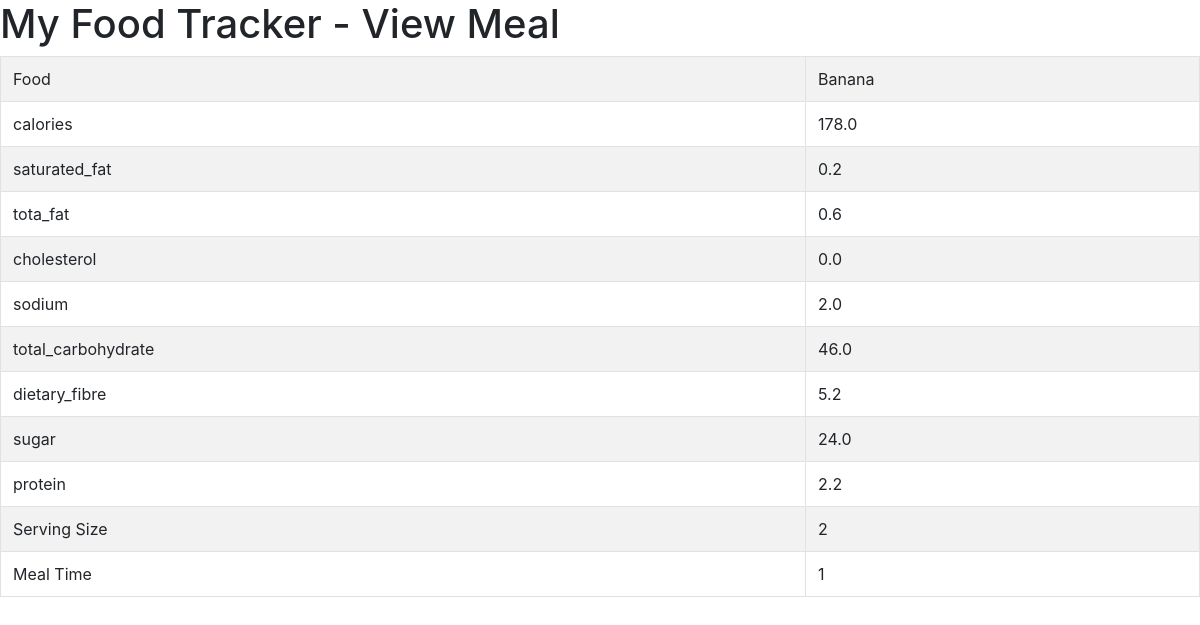
The page /view_meal/1 on the database its author committed.
### food/models.py (models this page shows, shortened)
class Meal(models.Model):
	BREAKFAST = 1
	MORNING_SNACK= 2
	LUNCH = 3
	AFTERNOON_SNACK = 4
	DINNER = 5
	EVENING_SNACK = 6
	MEAL_TIME_TYPES = (
		(BREAKFAST, "Breakfast"),
		(MORNING_SNACK, "Morning Snack"),
		(LUNCH, "Lunch"),
		(AFTERNOON_SNACK, "Afternoon Snack"),
		(DINNER, "Dinner"),
		(EVENING_SNACK, "Evening Snack")
     )
	food = models.ForeignKey(Food, verbose_name="Food",on_delete = models.CASCADE)
	serving_size = models.IntegerField(verbose_name="Serving Size")
	meal_time = models.IntegerField(verbose_name="Meal Time", choices=MEAL_TIME_TYPES)
	def get_total_calories(self):
		return self.serving_size * self.food.calories
	def get_total_saturated_fat(self):
		return self.serving_size * self.food.saturated_fat
	def get_total_total_fat(self):
		return self.serving_size *self.food.total_fat
	def get_total_cholesterol(self):
		return self.serving_size * self.food.cholesterol
	def get_total_sodium(self):
		return self.serving_size * self.food.sodium
	def get_total_total_carbohydrate(self):
		return self.serving_size *self.food.total_carbohydrate
	def get_total_dietary_fibre(self):
		return self.serving_size * self.food.dietary_fibre
	def get_total_sugar(self):
		return self.serving_size * self.food.sugar
	def get_total_protein(self):
		return self.serving_size *self.food.protein

class Food(models.Model):
	name = models.CharField(verbose_name="Name", max_length=128)
	calories = models.FloatField(verbose_name="Calories (kcal)")
	total_fat = models.FloatField(verbose_name="Total Fat (g)")
	saturated_fat = models.FloatField(verbose_name="Saturated Fat (g)")
	cholesterol = models.FloatField(verbose_name="Cholesterol (mg)")
	sodium = models.FloatField(verbose_name="Sodium (mg)")
	total_carbohydrate = models.FloatField(verbose_name="Total Carbohydrate (g)")
	dietary_fibre = models.FloatField(verbose_name="Dietary Fibre (g)")
	sugar = models.FloatField(verbose_name="Sugar (g)")
	protein = models.FloatField(verbose_name="Protein (g)")

### food/views.py (the view)
# urls.py: url(r'^view_meal/(?P<meal_id>\d+)$', view_meal, name='view-meal')
def view_meal(request,meal_id):
	meal = Meal.objects.get(id=int(meal_id))
	template = "view_meal.html"
	context = {
		'meal': meal,
	}
	return render(request, template, context)

### templates/view_meal.html (shortened to what this page needs)
<html>
	<head>
		<link rel="stylesheet" href="https://stackpath.bootstrapcdn.com/bootstrap/4.1.1/css/bootstrap.min.css">
	</head>
	<body>
		<h1>My Food Tracker - View Meal</h1>
			<table class="table table-striped table-bordered">
				<tr>
					<td>Food</td>
					<td>{{ meal.food.name }}</td>
				</tr>
				<tr>
					<td>calories</td>
					<td>{{ meal.get_total_calories}}</td>
				</tr>
				<tr>
					<td>saturated_fat</td>
					<td>{{ meal.get_total_saturated_fat}}</td>
				</tr>
				<tr>
					<td>tota_fat</td>
					<td>{{ meal.get_total_total_fat}}</td>
				</tr>
				<tr>
					<td>cholesterol</td>
					<td>{{ meal.get_total_cholesterol}}</td>
				</tr>
				<tr>
					<td>sodium</td>
					<td>{{ meal.get_total_sodium}}</td>
				</tr>
				<tr>
					<td>total_carbohydrate</td>
					<td>{{ meal.get_total_total_carbohydrate}}</td>
				</tr>
				<tr>
					<td>dietary_fibre</td>
					<td>{{ meal.get_total_dietary_fibre}}</td>
				</tr>
				<tr>
					<td>sugar</td>
					<td>{{ meal.get_total_sugar}}</td>
				</tr>
				<tr>
					<td>protein</td>
					<td>{{ meal.get_total_protein}}</td>
				</tr>
				<tr>
					<td>Serving Size</td>
					<td>{{ meal.serving_size }}</td>
				</tr>
				<tr>
					<td>Meal Time</td>
					<td>{{ meal.meal_time }}</td>
				</tr>
			</table>
	</body>
</html>

### rows shown on the page
Meal: food.name "Banana", get_total_calories "178.0", get_total_saturated_fat "0.2", get_total_total_fat "0.6", get_total_cholesterol "0.0", get_total_sodium "2.0", get_total_total_carbohydrate "46.0", get_total_dietary_fibre "5.2", get_total_sugar "24.0", get_total_protein "2.2", serving_size "2", meal_time "1"
